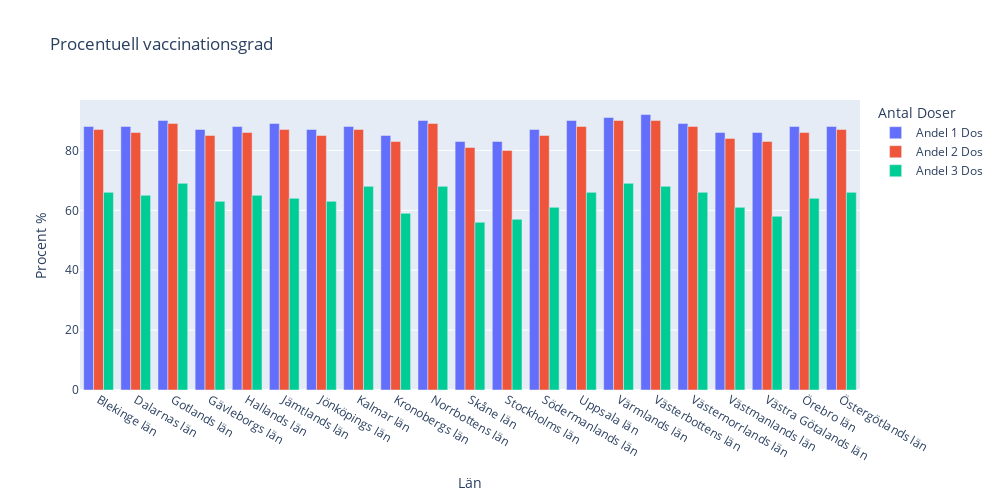

The cell this chart's notebook holds for it:
### Code cell
# Andel doser procentuellt
vaxx_plot = vaccin_andel_län.drop(['Antal minst 1 dos', 'Antal minst 2 doser', 'Antal 3 doser', 'Befolkning'], axis = 1) 
fig = px.bar(vaxx_plot, barmode='group', labels={'value':'Procent % ', 'Län_namn':'Län', 'variable':'Antal Doser'}, title="Procentuell vaccinationsgrad" )
fig.update_layout(height=500, width=1000)
fig.write_image("Visualiseringar/Upg2_Procent_doser_Covid19_Dataset.png")
fig.show()

### Figure 1 — Plotly figure (JSON) as saved in the notebook; plotly's stock layout.template omitted (floating-point values rounded to 4 significant figures)
{"data": [{"alignmentgroup": "True", "hovertemplate": "Antal Doser=Andel 1 Dos<br>Län=%{x}<br>Procent % =%{y}<extra></extra>", "legendgroup": "Andel 1 Dos", "marker": {"color": "#636efa", "pattern": {"shape": ""}}, "name": "Andel 1 Dos", "offsetgroup": "Andel 1 Dos", "orientation": "v", "showlegend": true, "textposition": "auto", "type": "bar", "x": ["Blekinge län", "Dalarnas län", "Gotlands län", "Gävleborgs län", "Hallands län", "Jämtlands län", "Jönköpings län", "Kalmar län", "Kronobergs län", "Norrbottens län", "Skåne län", "Stockholms län", "Södermanlands län", "Uppsala län", "Värmlands län", "Västerbottens län", "Västernorrlands län", "Västmanlands län", "Västra Götalands län", "Örebro län", "Östergötlands län"], "xaxis": "x", "y": [88, 88, 90, 87, 88, 89, 87, 88, 85, 90, 83, 83, 87, 90, 91, 92, 89, 86, 86, 88, 88], "yaxis": "y"}, {"alignmentgroup": "True", "hovertemplate": "Antal Doser=Andel 2 Dos<br>Län=%{x}<br>Procent % =%{y}<extra></extra>", "legendgroup": "Andel 2 Dos", "marker": {"color": "#EF553B", "pattern": {"shape": ""}}, "name": "Andel 2 Dos", "offsetgroup": "Andel 2 Dos", "orientation": "v", "showlegend": true, "textposition": "auto", "type": "bar", "x": ["Blekinge län", "Dalarnas län", "Gotlands län", "Gävleborgs län", "Hallands län", "Jämtlands län", "Jönköpings län", "Kalmar län", "Kronobergs län", "Norrbottens län", "Skåne län", "Stockholms län", "Södermanlands län", "Uppsala län", "Värmlands län", "Västerbottens län", "Västernorrlands län", "Västmanlands län", "Västra Götalands län", "Örebro län", "Östergötlands län"], "xaxis": "x", "y": [87, 86, 89, 85, 86, 87, 85, 87, 83, 89, 81, 80, 85, 88, 90, 90, 88, 84, 83, 86, 87], "yaxis": "y"}, {"alignmentgroup": "True", "hovertemplate": "Antal Doser=Andel 3 Dos<br>Län=%{x}<br>Procent % =%{y}<extra></extra>", "legendgroup": "Andel 3 Dos", "marker": {"color": "#00cc96", "pattern": {"shape": ""}}, "name": "Andel 3 Dos", "offsetgroup": "Andel 3 Dos", "orientation": "v", "showlegend": true, "textposition": "auto", "type": "bar", "x": ["Blekinge län", "Dalarnas län", "Gotlands län", "Gävleborgs län", "Hallands län", "Jämtlands län", "Jönköpings län", "Kalmar län", "Kronobergs län", "Norrbottens län", "Skåne län", "Stockholms län", "Södermanlands län", "Uppsala län", "Värmlands län", "Västerbottens län", "Västernorrlands län", "Västmanlands län", "Västra Götalands län", "Örebro län", "Östergötlands län"], "xaxis": "x", "y": [66, 65, 69, 63, 65, 64, 63, 68, 59, 68, 56.0, 57.0, 61, 66, 69, 68, 66, 61, 58.0, 64, 66], "yaxis": "y"}], "layout": {"barmode": "group", "height": 500, "legend": {"title": {"text": "Antal Doser"}, "tracegroupgap": 0}, "title": {"text": "Procentuell vaccinationsgrad"}, "width": 1000, "xaxis": {"anchor": "y", "domain": [0, 1], "title": {"text": "Län"}}, "yaxis": {"anchor": "x", "domain": [0, 1], "title": {"text": "Procent % "}}}}
